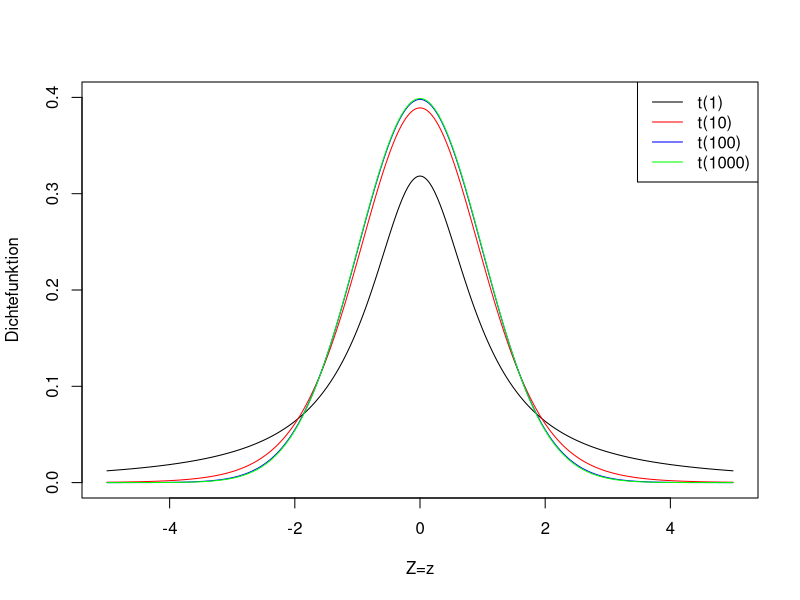
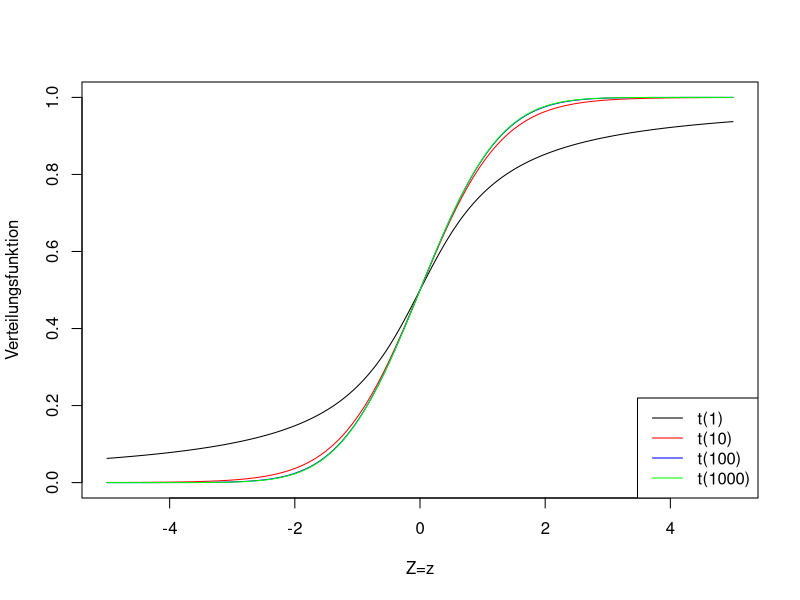

Generate these figures, in order, with R:
## ---- chunk 1
# pdf
plot(seq(-5,5,0.01), dt(seq(-5,5,0.01), 1), ylim=c(0,0.4), type='l',
     xlab='Z=z', ylab='Dichtefunktion')
lines(seq(-5,5,0.01), dt(seq(-5,5,0.01), 10), col='red')
lines(seq(-5,5,0.01), dt(seq(-5,5,0.01), 100), col='blue')
lines(seq(-5,5,0.01), dt(seq(-5,5,0.01), 1000), col='green')
legend('topright', legend=c('t(1)', 't(10)', 't(100)', 't(1000)'),
       col=c('black', 'red', 'blue', 'green'), lty=1)
# cdf
plot(seq(-5,5,0.01), pt(seq(-5,5,0.01), 1), ylim=c(0,1), type='l',
     xlab='Z=z', ylab='Verteilungsfunktion')
lines(seq(-5,5,0.01), pt(seq(-5,5,0.01), 10), ylim=c(0,1), col='red')
lines(seq(-5,5,0.01), pt(seq(-5,5,0.01), 100), ylim=c(0,1), col='blue')
lines(seq(-5,5,0.01), pt(seq(-5,5,0.01), 1000), ylim=c(0,1), col='green')
legend('bottomright', legend=c('t(1)', 't(10)', 't(100)', 't(1000)'),
       col=c('black', 'red', 'blue', 'green'), lty=1)
## ---- chunk 2
# Paket laden, das für das Einlesen von xlsx gebraucht wird
library("readxl")
# Daten einlesen
reisedat <- read_excel("data/Daten_Distanz_Reisezeit_2025.xlsx", na = "-999")
# in Zahlen und data.frame umwandeln
reisedat <- as.data.frame(apply(reisedat, 2, as.numeric))
